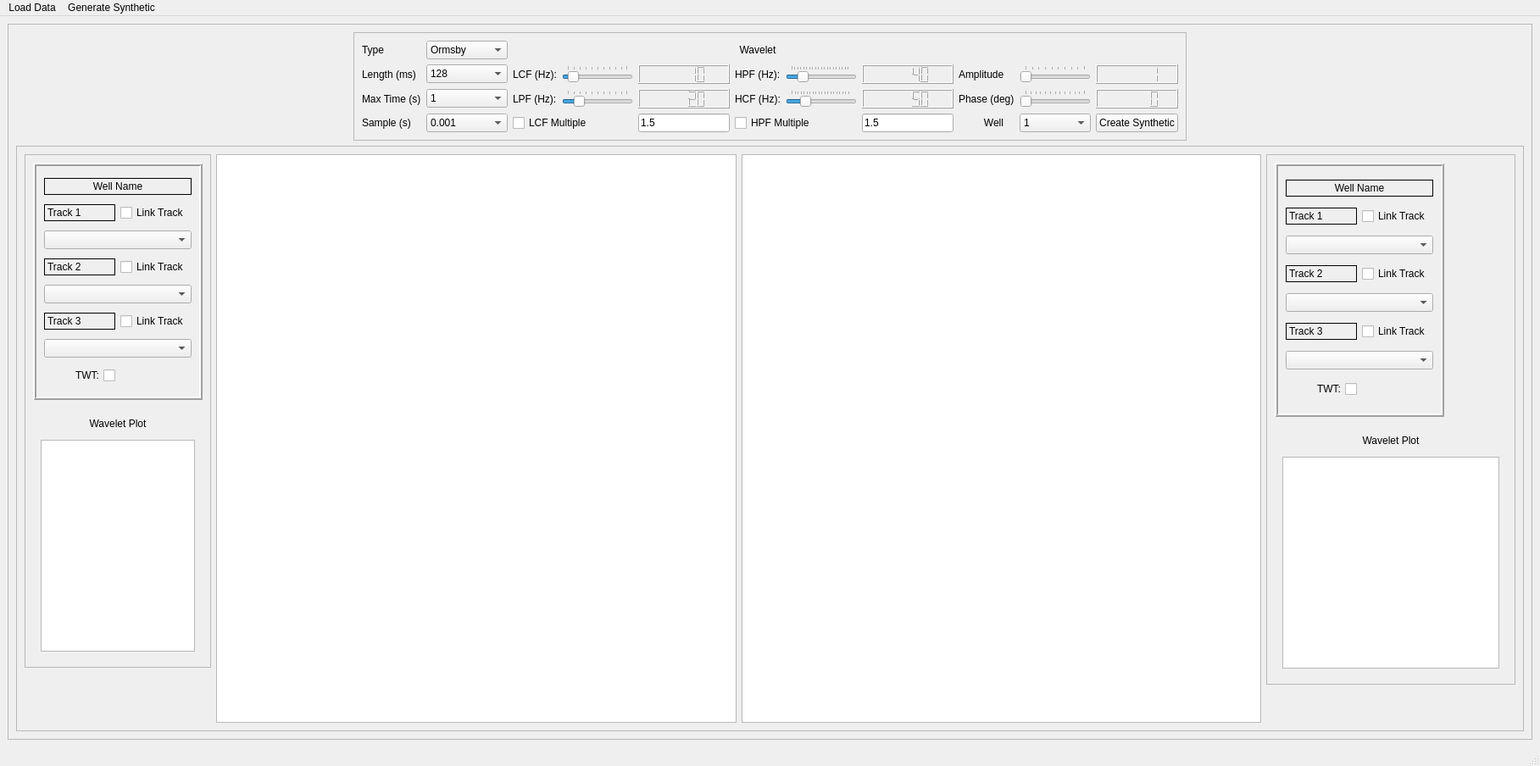
<?xml version="1.0" encoding="UTF-8"?>
<ui version="4.0">
 <class>MainWindow</class>
 <widget class="QMainWindow" name="MainWindow">
  <property name="geometry">
   <rect>
    <x>0</x>
    <y>0</y>
    <width>1817</width>
    <height>904</height>
   </rect>
  </property>
  <property name="sizePolicy">
   <sizepolicy hsizetype="MinimumExpanding" vsizetype="MinimumExpanding">
    <horstretch>0</horstretch>
    <verstretch>0</verstretch>
   </sizepolicy>
  </property>
  <property name="windowTitle">
   <string>SYNTHETIC ANALYSIS</string>
  </property>
  <property name="autoFillBackground">
   <bool>false</bool>
  </property>
  <widget class="QWidget" name="centralwidget">
   <layout class="QGridLayout" name="gridLayout_4">
    <item row="0" column="0">
     <widget class="QFrame" name="WindowFrame">
      <property name="sizePolicy">
       <sizepolicy hsizetype="Expanding" vsizetype="Expanding">
        <horstretch>0</horstretch>
        <verstretch>0</verstretch>
       </sizepolicy>
      </property>
      <property name="frameShape">
       <enum>QFrame::StyledPanel</enum>
      </property>
      <property name="frameShadow">
       <enum>QFrame::Raised</enum>
      </property>
      <layout class="QGridLayout" name="gridLayout_3">
       <item row="0" column="0" alignment="Qt::AlignHCenter|Qt::AlignTop">
        <widget class="QFrame" name="synthethic_options_frame">
         <property name="enabled">
          <bool>true</bool>
         </property>
         <property name="sizePolicy">
          <sizepolicy hsizetype="Fixed" vsizetype="Fixed">
           <horstretch>0</horstretch>
           <verstretch>0</verstretch>
          </sizepolicy>
         </property>
         <property name="acceptDrops">
          <bool>false</bool>
         </property>
         <property name="frameShape">
          <enum>QFrame::StyledPanel</enum>
         </property>
         <property name="frameShadow">
          <enum>QFrame::Raised</enum>
         </property>
         <layout class="QGridLayout" name="gridLayout">
          <property name="sizeConstraint">
           <enum>QLayout::SetFixedSize</enum>
          </property>
          <item row="1" column="9">
           <widget class="QSlider" name="Amp_slider">
            <property name="minimum">
             <number>1</number>
            </property>
            <property name="maximum">
             <number>10</number>
            </property>
            <property name="pageStep">
             <number>1</number>
            </property>
            <property name="orientation">
             <enum>Qt::Horizontal</enum>
            </property>
            <property name="tickPosition">
             <enum>QSlider::TicksAbove</enum>
            </property>
           </widget>
          </item>
          <item row="1" column="6">
           <widget class="QSlider" name="HPF_slider">
            <property name="minimum">
             <number>2</number>
            </property>
            <property name="maximum">
             <number>200</number>
            </property>
            <property name="value">
             <number>40</number>
            </property>
            <property name="orientation">
             <enum>Qt::Horizontal</enum>
            </property>
            <property name="tickPosition">
             <enum>QSlider::TicksAbove</enum>
            </property>
            <property name="tickInterval">
             <number>10</number>
            </property>
           </widget>
          </item>
          <item row="1" column="10">
           <widget class="QLCDNumber" name="Amp_LCD">
            <property name="intValue" stdset="0">
             <number>1</number>
            </property>
           </widget>
          </item>
          <item row="2" column="6">
           <widget class="QSlider" name="HCF_slider">
            <property name="minimum">
             <number>3</number>
            </property>
            <property name="maximum">
             <number>200</number>
            </property>
            <property name="value">
             <number>50</number>
            </property>
            <property name="orientation">
             <enum>Qt::Horizontal</enum>
            </property>
            <property name="tickPosition">
             <enum>QSlider::TicksAbove</enum>
            </property>
            <property name="tickInterval">
             <number>10</number>
            </property>
           </widget>
          </item>
          <item row="3" column="2" colspan="2">
           <widget class="QCheckBox" name="LCF_checkBox">
            <property name="text">
             <string>LCF Multiple</string>
            </property>
           </widget>
          </item>
          <item row="3" column="10">
           <widget class="QPushButton" name="Create_Synthetic">
            <property name="text">
             <string>Create Synthetic</string>
            </property>
           </widget>
          </item>
          <item row="2" column="0">
           <widget class="QLabel" name="max_time_label">
            <property name="text">
             <string>Max Time (s)</string>
            </property>
           </widget>
          </item>
          <item row="3" column="9">
           <widget class="QComboBox" name="wavelet_well_sel_comboBox">
            <item>
             <property name="text">
              <string>1</string>
             </property>
            </item>
            <item>
             <property name="text">
              <string>2</string>
             </property>
            </item>
           </widget>
          </item>
          <item row="1" column="4">
           <widget class="QLCDNumber" name="LCF_LCD">
            <property name="font">
             <font>
              <weight>75</weight>
              <bold>true</bold>
             </font>
            </property>
            <property name="focusPolicy">
             <enum>Qt::NoFocus</enum>
            </property>
            <property name="lineWidth">
             <number>1</number>
            </property>
            <property name="midLineWidth">
             <number>0</number>
            </property>
            <property name="intValue" stdset="0">
             <number>10</number>
            </property>
           </widget>
          </item>
          <item row="1" column="3">
           <widget class="QSlider" name="LCF_slider">
            <property name="enabled">
             <bool>true</bool>
            </property>
            <property name="minimum">
             <number>1</number>
            </property>
            <property name="maximum">
             <number>100</number>
            </property>
            <property name="value">
             <number>10</number>
            </property>
            <property name="orientation">
             <enum>Qt::Horizontal</enum>
            </property>
            <property name="tickPosition">
             <enum>QSlider::TicksAbove</enum>
            </property>
            <property name="tickInterval">
             <number>10</number>
            </property>
           </widget>
          </item>
          <item row="2" column="7">
           <widget class="QLCDNumber" name="HCF_LCD">
            <property name="intValue" stdset="0">
             <number>50</number>
            </property>
           </widget>
          </item>
          <item row="3" column="5" colspan="2">
           <widget class="QCheckBox" name="HPF_checkbox">
            <property name="text">
             <string>HPF Multiple</string>
            </property>
           </widget>
          </item>
          <item row="0" column="1">
           <widget class="QComboBox" name="wave_type_comboBox">
            <item>
             <property name="text">
              <string>Ormsby</string>
             </property>
            </item>
            <item>
             <property name="text">
              <string>Ricker</string>
             </property>
            </item>
            <item>
             <property name="text">
              <string>Berlage</string>
             </property>
            </item>
            <item>
             <property name="text">
              <string>Generalized</string>
             </property>
            </item>
           </widget>
          </item>
          <item row="2" column="1">
           <widget class="QComboBox" name="max_time_comboBox">
            <item>
             <property name="text">
              <string>1</string>
             </property>
            </item>
            <item>
             <property name="text">
              <string>2</string>
             </property>
            </item>
            <item>
             <property name="text">
              <string>4</string>
             </property>
            </item>
           </widget>
          </item>
          <item row="2" column="10">
           <widget class="QLCDNumber" name="Phase_LCD"/>
          </item>
          <item row="2" column="2">
           <widget class="QLabel" name="LPF_label">
            <property name="text">
             <string>LPF (Hz):</string>
            </property>
           </widget>
          </item>
          <item row="1" column="2">
           <widget class="QLabel" name="LCF_label">
            <property name="text">
             <string>LCF (Hz):</string>
            </property>
           </widget>
          </item>
          <item row="1" column="7">
           <widget class="QLCDNumber" name="HPF_LCD">
            <property name="intValue" stdset="0">
             <number>40</number>
            </property>
           </widget>
          </item>
          <item row="3" column="1">
           <widget class="QComboBox" name="sample_rate_comboBox">
            <item>
             <property name="text">
              <string>0.001</string>
             </property>
            </item>
            <item>
             <property name="text">
              <string>0.002</string>
             </property>
            </item>
            <item>
             <property name="text">
              <string>0.004</string>
             </property>
            </item>
           </widget>
          </item>
          <item row="3" column="8">
           <widget class="QLabel" name="wavelet_well_sel_label">
            <property name="layoutDirection">
             <enum>Qt::LeftToRight</enum>
            </property>
            <property name="text">
             <string>         Well</string>
            </property>
           </widget>
          </item>
          <item row="1" column="5">
           <widget class="QLabel" name="HPF_label">
            <property name="text">
             <string>HPF (Hz):</string>
            </property>
           </widget>
          </item>
          <item row="3" column="7">
           <widget class="QLineEdit" name="HPF_multiplier">
            <property name="text">
             <string>1.5</string>
            </property>
           </widget>
          </item>
          <item row="0" column="5">
           <widget class="QLabel" name="Wavelet_Title">
            <property name="text">
             <string>Wavelet</string>
            </property>
            <property name="alignment">
             <set>Qt::AlignCenter</set>
            </property>
           </widget>
          </item>
          <item row="1" column="1">
           <widget class="QComboBox" name="wave_length_comboBox">
            <item>
             <property name="text">
              <string>128</string>
             </property>
            </item>
            <item>
             <property name="text">
              <string>256</string>
             </property>
            </item>
            <item>
             <property name="text">
              <string>512</string>
             </property>
            </item>
           </widget>
          </item>
          <item row="2" column="4">
           <widget class="QLCDNumber" name="LPF_LCD">
            <property name="intValue" stdset="0">
             <number>20</number>
            </property>
           </widget>
          </item>
          <item row="2" column="5">
           <widget class="QLabel" name="HCF_label">
            <property name="text">
             <string>HCF (Hz):</string>
            </property>
           </widget>
          </item>
          <item row="1" column="0">
           <widget class="QLabel" name="wave_length_label">
            <property name="text">
             <string>Length (ms)</string>
            </property>
           </widget>
          </item>
          <item row="2" column="9">
           <widget class="QSlider" name="Phase_slider">
            <property name="maximum">
             <number>360</number>
            </property>
            <property name="orientation">
             <enum>Qt::Horizontal</enum>
            </property>
            <property name="tickPosition">
             <enum>QSlider::TicksAbove</enum>
            </property>
            <property name="tickInterval">
             <number>30</number>
            </property>
           </widget>
          </item>
          <item row="2" column="3">
           <widget class="QSlider" name="LPF_slider">
            <property name="minimum">
             <number>1</number>
            </property>
            <property name="maximum">
             <number>100</number>
            </property>
            <property name="value">
             <number>20</number>
            </property>
            <property name="orientation">
             <enum>Qt::Horizontal</enum>
            </property>
            <property name="tickPosition">
             <enum>QSlider::TicksAbove</enum>
            </property>
            <property name="tickInterval">
             <number>10</number>
            </property>
           </widget>
          </item>
          <item row="3" column="0">
           <widget class="QLabel" name="sample_rate_label">
            <property name="text">
             <string>Sample (s)</string>
            </property>
           </widget>
          </item>
          <item row="1" column="8">
           <widget class="QLabel" name="Amplitude_label">
            <property name="text">
             <string>Amplitude</string>
            </property>
           </widget>
          </item>
          <item row="3" column="4">
           <widget class="QLineEdit" name="LCF_multiplier">
            <property name="text">
             <string>1.5</string>
            </property>
           </widget>
          </item>
          <item row="2" column="8">
           <widget class="QLabel" name="Phase_label">
            <property name="text">
             <string>Phase (deg)</string>
            </property>
           </widget>
          </item>
          <item row="0" column="0">
           <widget class="QLabel" name="wave_type_label">
            <property name="text">
             <string>Type</string>
            </property>
           </widget>
          </item>
         </layout>
        </widget>
       </item>
       <item row="1" column="0">
        <widget class="QFrame" name="Mainframe_Plotting">
         <property name="sizePolicy">
          <sizepolicy hsizetype="MinimumExpanding" vsizetype="Expanding">
           <horstretch>0</horstretch>
           <verstretch>0</verstretch>
          </sizepolicy>
         </property>
         <property name="minimumSize">
          <size>
           <width>0</width>
           <height>641</height>
          </size>
         </property>
         <property name="frameShape">
          <enum>QFrame::StyledPanel</enum>
         </property>
         <property name="frameShadow">
          <enum>QFrame::Raised</enum>
         </property>
         <layout class="QHBoxLayout" name="horizontalLayout">
          <item alignment="Qt::AlignLeft|Qt::AlignTop">
           <widget class="QFrame" name="Well1InfoFrame">
            <property name="sizePolicy">
             <sizepolicy hsizetype="Fixed" vsizetype="Fixed">
              <horstretch>0</horstretch>
              <verstretch>0</verstretch>
             </sizepolicy>
            </property>
            <property name="minimumSize">
             <size>
              <width>220</width>
              <height>600</height>
             </size>
            </property>
            <property name="frameShape">
             <enum>QFrame::StyledPanel</enum>
            </property>
            <property name="frameShadow">
             <enum>QFrame::Raised</enum>
            </property>
            <layout class="QVBoxLayout" name="verticalLayout">
             <item>
              <widget class="QFrame" name="wellinfoframe">
               <property name="sizePolicy">
                <sizepolicy hsizetype="Fixed" vsizetype="Fixed">
                 <horstretch>0</horstretch>
                 <verstretch>0</verstretch>
                </sizepolicy>
               </property>
               <property name="minimumSize">
                <size>
                 <width>200</width>
                 <height>280</height>
                </size>
               </property>
               <property name="frameShape">
                <enum>QFrame::Box</enum>
               </property>
               <property name="frameShadow">
                <enum>QFrame::Raised</enum>
               </property>
               <property name="lineWidth">
                <number>2</number>
               </property>
               <layout class="QGridLayout" name="gridLayout_2">
                <item row="0" column="0" colspan="2">
                 <widget class="QLabel" name="Well_info_label">
                  <property name="sizePolicy">
                   <sizepolicy hsizetype="Preferred" vsizetype="Fixed">
                    <horstretch>0</horstretch>
                    <verstretch>0</verstretch>
                   </sizepolicy>
                  </property>
                  <property name="minimumSize">
                   <size>
                    <width>0</width>
                    <height>20</height>
                   </size>
                  </property>
                  <property name="frameShape">
                   <enum>QFrame::Box</enum>
                  </property>
                  <property name="text">
                   <string>Well Name</string>
                  </property>
                  <property name="alignment">
                   <set>Qt::AlignCenter</set>
                  </property>
                 </widget>
                </item>
                <item row="1" column="0">
                 <widget class="QLabel" name="Track1dropdown">
                  <property name="frameShape">
                   <enum>QFrame::Box</enum>
                  </property>
                  <property name="text">
                   <string>Track 1</string>
                  </property>
                 </widget>
                </item>
                <item row="1" column="1">
                 <widget class="QCheckBox" name="Well1_Track1_Link_Checkbox">
                  <property name="text">
                   <string>Link Track</string>
                  </property>
                 </widget>
                </item>
                <item row="2" column="0" colspan="2">
                 <widget class="QComboBox" name="comboBox_Track1"/>
                </item>
                <item row="3" column="0">
                 <widget class="QLabel" name="Track2dropdown">
                  <property name="frameShape">
                   <enum>QFrame::Box</enum>
                  </property>
                  <property name="text">
                   <string>Track 2</string>
                  </property>
                 </widget>
                </item>
                <item row="3" column="1">
                 <widget class="QCheckBox" name="Well1_Track2_Link_Checkbox">
                  <property name="text">
                   <string>Link Track</string>
                  </property>
                 </widget>
                </item>
                <item row="4" column="0" colspan="2">
                 <widget class="QComboBox" name="comboBox_Track2"/>
                </item>
                <item row="5" column="0">
                 <widget class="QLabel" name="Track3dropdown">
                  <property name="frameShape">
                   <enum>QFrame::Box</enum>
                  </property>
                  <property name="text">
                   <string>Track 3</string>
                  </property>
                 </widget>
                </item>
                <item row="5" column="1">
                 <widget class="QCheckBox" name="Well1_Track3_Link_Checkbox">
                  <property name="text">
                   <string>Link Track</string>
                  </property>
                 </widget>
                </item>
                <item row="6" column="0" colspan="2">
                 <widget class="QComboBox" name="comboBox_Track3"/>
                </item>
                <item row="7" column="0">
                 <widget class="QCheckBox" name="Well1_TWT_checkBox">
                  <property name="layoutDirection">
                   <enum>Qt::RightToLeft</enum>
                  </property>
                  <property name="autoFillBackground">
                   <bool>false</bool>
                  </property>
                  <property name="text">
                   <string>TWT:</string>
                  </property>
                 </widget>
                </item>
               </layout>
              </widget>
             </item>
             <item>
              <widget class="QWidget" name="Synthetic_Graph_Widget" native="true">
               <property name="sizePolicy">
                <sizepolicy hsizetype="Fixed" vsizetype="Fixed">
                 <horstretch>0</horstretch>
                 <verstretch>0</verstretch>
                </sizepolicy>
               </property>
               <property name="minimumSize">
                <size>
                 <width>200</width>
                 <height>300</height>
                </size>
               </property>
               <property name="maximumSize">
                <size>
                 <width>200</width>
                 <height>300</height>
                </size>
               </property>
               <layout class="QVBoxLayout" name="verticalLayout_3">
                <item>
                 <widget class="QLabel" name="wavelet_plot_title">
                  <property name="text">
                   <string>Wavelet Plot</string>
                  </property>
                  <property name="alignment">
                   <set>Qt::AlignCenter</set>
                  </property>
                 </widget>
                </item>
                <item>
                 <widget class="PlotWidget" name="wavelet_graph">
                  <property name="maximumSize">
                   <size>
                    <width>16777215</width>
                    <height>250</height>
                   </size>
                  </property>
                 </widget>
                </item>
               </layout>
              </widget>
             </item>
            </layout>
           </widget>
          </item>
          <item>
           <widget class="GraphicsLayoutWidget" name="Well1Plots">
            <property name="sizePolicy">
             <sizepolicy hsizetype="MinimumExpanding" vsizetype="MinimumExpanding">
              <horstretch>0</horstretch>
              <verstretch>0</verstretch>
             </sizepolicy>
            </property>
            <property name="minimumSize">
             <size>
              <width>600</width>
              <height>600</height>
             </size>
            </property>
           </widget>
          </item>
          <item>
           <widget class="GraphicsLayoutWidget" name="Well2Plots">
            <property name="sizePolicy">
             <sizepolicy hsizetype="MinimumExpanding" vsizetype="MinimumExpanding">
              <horstretch>0</horstretch>
              <verstretch>0</verstretch>
             </sizepolicy>
            </property>
            <property name="minimumSize">
             <size>
              <width>600</width>
              <height>600</height>
             </size>
            </property>
           </widget>
          </item>
          <item alignment="Qt::AlignRight|Qt::AlignTop">
           <widget class="QFrame" name="Well2InfoFrame">
            <property name="sizePolicy">
             <sizepolicy hsizetype="Fixed" vsizetype="Fixed">
              <horstretch>0</horstretch>
              <verstretch>0</verstretch>
             </sizepolicy>
            </property>
            <property name="minimumSize">
             <size>
              <width>220</width>
              <height>600</height>
             </size>
            </property>
            <property name="frameShape">
             <enum>QFrame::StyledPanel</enum>
            </property>
            <property name="frameShadow">
             <enum>QFrame::Raised</enum>
            </property>
            <layout class="QVBoxLayout" name="verticalLayout_2">
             <item>
              <widget class="QFrame" name="wellinfoframe2">
               <property name="sizePolicy">
                <sizepolicy hsizetype="Fixed" vsizetype="Fixed">
                 <horstretch>0</horstretch>
                 <verstretch>0</verstretch>
                </sizepolicy>
               </property>
               <property name="minimumSize">
                <size>
                 <width>200</width>
                 <height>300</height>
                </size>
               </property>
               <property name="maximumSize">
                <size>
                 <width>200</width>
                 <height>300</height>
                </size>
               </property>
               <property name="frameShape">
                <enum>QFrame::Box</enum>
               </property>
               <property name="frameShadow">
                <enum>QFrame::Raised</enum>
               </property>
               <property name="lineWidth">
                <number>2</number>
               </property>
               <layout class="QGridLayout" name="gridLayout_5">
                <item row="0" column="0" colspan="2">
                 <widget class="QLabel" name="Well_info_label2">
                  <property name="sizePolicy">
                   <sizepolicy hsizetype="Preferred" vsizetype="Fixed">
                    <horstretch>0</horstretch>
                    <verstretch>0</verstretch>
                   </sizepolicy>
                  </property>
                  <property name="minimumSize">
                   <size>
                    <width>0</width>
                    <height>20</height>
                   </size>
                  </property>
                  <property name="frameShape">
                   <enum>QFrame::Box</enum>
                  </property>
                  <property name="text">
                   <string>Well Name</string>
                  </property>
                  <property name="alignment">
                   <set>Qt::AlignCenter</set>
                  </property>
                 </widget>
                </item>
                <item row="1" column="0">
                 <widget class="QLabel" name="Track1dropdown2">
                  <property name="frameShape">
                   <enum>QFrame::Box</enum>
                  </property>
                  <property name="text">
                   <string>Track 1</string>
                  </property>
                 </widget>
                </item>
                <item row="1" column="1">
                 <widget class="QCheckBox" name="Well2_Track3_Link_Checkbox">
                  <property name="text">
                   <string>Link Track</string>
                  </property>
                 </widget>
                </item>
                <item row="2" column="0" colspan="2">
                 <widget class="QComboBox" name="comboBox_Track1_well2"/>
                </item>
                <item row="3" column="0">
                 <widget class="QLabel" name="Track2dropdown2">
                  <property name="frameShape">
                   <enum>QFrame::Box</enum>
                  </property>
                  <property name="text">
                   <string>Track 2</string>
                  </property>
                 </widget>
                </item>
                <item row="3" column="1">
                 <widget class="QCheckBox" name="Well2_Track2_Link_Checkbox">
                  <property name="text">
                   <string>Link Track</string>
                  </property>
                 </widget>
                </item>
                <item row="4" column="0" colspan="2">
                 <widget class="QComboBox" name="comboBox_Track2_well2"/>
                </item>
                <item row="5" column="0">
                 <widget class="QLabel" name="Track3dropdown2">
                  <property name="frameShape">
                   <enum>QFrame::Box</enum>
                  </property>
                  <property name="text">
                   <string>Track 3</string>
                  </property>
                 </widget>
                </item>
                <item row="5" column="1">
                 <widget class="QCheckBox" name="Well2_Track1_Link_Checkbox">
                  <property name="text">
                   <string>Link Track</string>
                  </property>
                 </widget>
                </item>
                <item row="6" column="0" colspan="2">
                 <widget class="QComboBox" name="comboBox_Track3_well2"/>
                </item>
                <item row="7" column="0">
                 <widget class="QCheckBox" name="Well2_TWT_checkBox">
                  <property name="layoutDirection">
                   <enum>Qt::RightToLeft</enum>
                  </property>
                  <property name="autoFillBackground">
                   <bool>false</bool>
                  </property>
                  <property name="text">
                   <string>TWT:</string>
                  </property>
                 </widget>
                </item>
               </layout>
              </widget>
             </item>
             <item>
              <widget class="QWidget" name="Synthetic_Graph_Widget_2" native="true">
               <property name="sizePolicy">
                <sizepolicy hsizetype="Fixed" vsizetype="Fixed">
                 <horstretch>0</horstretch>
                 <verstretch>0</verstretch>
                </sizepolicy>
               </property>
               <property name="minimumSize">
                <size>
                 <width>200</width>
                 <height>300</height>
                </size>
               </property>
               <layout class="QVBoxLayout" name="verticalLayout_4">
                <item>
                 <widget class="QLabel" name="wavelet_plot_title_2">
                  <property name="text">
                   <string>Wavelet Plot</string>
                  </property>
                  <property name="alignment">
                   <set>Qt::AlignCenter</set>
                  </property>
                 </widget>
                </item>
                <item>
                 <widget class="PlotWidget" name="wavelet_graph_2">
                  <property name="maximumSize">
                   <size>
                    <width>16777215</width>
                    <height>250</height>
                   </size>
                  </property>
                 </widget>
                </item>
               </layout>
              </widget>
             </item>
            </layout>
           </widget>
          </item>
         </layout>
        </widget>
       </item>
      </layout>
     </widget>
    </item>
   </layout>
  </widget>
  <widget class="QStatusBar" name="statusbar"/>
  <widget class="QMenuBar" name="menubar">
   <property name="geometry">
    <rect>
     <x>0</x>
     <y>0</y>
     <width>1817</width>
     <height>26</height>
    </rect>
   </property>
   <widget class="QMenu" name="menuLoad_Data">
    <property name="title">
     <string>Load Data</string>
    </property>
    <addaction name="actionLoad_Well_1"/>
    <addaction name="actionLoad_Well_2"/>
    <addaction name="actionLoad_Seismic"/>
    <addaction name="actionLoad_Well_Tops"/>
   </widget>
   <widget class="QMenu" name="menuGenerate_Synthetic">
    <property name="title">
     <string>Generate Synthetic</string>
    </property>
    <addaction name="Create_Synthetic_Menu_Button"/>
   </widget>
   <addaction name="menuLoad_Data"/>
   <addaction name="menuGenerate_Synthetic"/>
  </widget>
  <action name="actionLoad_Well_1">
   <property name="text">
    <string>Load Well 1</string>
   </property>
  </action>
  <action name="actionLoad_Well_2">
   <property name="text">
    <string>Load Well 2</string>
   </property>
  </action>
  <action name="actionLoad_Seismic">
   <property name="text">
    <string>Load Seismic</string>
   </property>
  </action>
  <action name="actionLoad_Well_Tops">
   <property name="text">
    <string>Load Well Tops</string>
   </property>
  </action>
  <action name="Create_Synthetic_Menu_Button">
   <property name="text">
    <string>Create</string>
   </property>
  </action>
  <action name="gensynwell_2">
   <property name="text">
    <string>Well 2</string>
   </property>
  </action>
 </widget>
 <customwidgets>
  <customwidget>
   <class>GraphicsLayoutWidget</class>
   <extends>QGraphicsView</extends>
   <header>pyqtgraph</header>
  </customwidget>
  <customwidget>
   <class>PlotWidget</class>
   <extends>QGraphicsView</extends>
   <header>pyqtgraph</header>
  </customwidget>
 </customwidgets>
 <resources/>
 <connections>
  <connection>
   <sender>HCF_slider</sender>
   <signal>valueChanged(int)</signal>
   <receiver>HCF_LCD</receiver>
   <slot>display(int)</slot>
   <hints>
    <hint type="sourcelabel">
     <x>649</x>
     <y>746</y>
    </hint>
    <hint type="destinationlabel">
     <x>771</x>
     <y>747</y>
    </hint>
   </hints>
  </connection>
  <connection>
   <sender>HPF_slider</sender>
   <signal>valueChanged(int)</signal>
   <receiver>HPF_LCD</receiver>
   <slot>display(int)</slot>
   <hints>
    <hint type="sourcelabel">
     <x>649</x>
     <y>716</y>
    </hint>
    <hint type="destinationlabel">
     <x>771</x>
     <y>717</y>
    </hint>
   </hints>
  </connection>
  <connection>
   <sender>Phase_slider</sender>
   <signal>valueChanged(int)</signal>
   <receiver>Phase_LCD</receiver>
   <slot>display(int)</slot>
   <hints>
    <hint type="sourcelabel">
     <x>979</x>
     <y>746</y>
    </hint>
    <hint type="destinationlabel">
     <x>1101</x>
     <y>747</y>
    </hint>
   </hints>
  </connection>
  <connection>
   <sender>Amp_slider</sender>
   <signal>valueChanged(int)</signal>
   <receiver>Amp_LCD</receiver>
   <slot>display(int)</slot>
   <hints>
    <hint type="sourcelabel">
     <x>979</x>
     <y>716</y>
    </hint>
    <hint type="destinationlabel">
     <x>1101</x>
     <y>717</y>
    </hint>
   </hints>
  </connection>
  <connection>
   <sender>LPF_slider</sender>
   <signal>valueChanged(int)</signal>
   <receiver>LPF_LCD</receiver>
   <slot>display(int)</slot>
   <hints>
    <hint type="sourcelabel">
     <x>339</x>
     <y>746</y>
    </hint>
    <hint type="destinationlabel">
     <x>461</x>
     <y>747</y>
    </hint>
   </hints>
  </connection>
  <connection>
   <sender>LCF_slider</sender>
   <signal>valueChanged(int)</signal>
   <receiver>LCF_LCD</receiver>
   <slot>display(int)</slot>
   <hints>
    <hint type="sourcelabel">
     <x>339</x>
     <y>716</y>
    </hint>
    <hint type="destinationlabel">
     <x>461</x>
     <y>717</y>
    </hint>
   </hints>
  </connection>
 </connections>
</ui>
